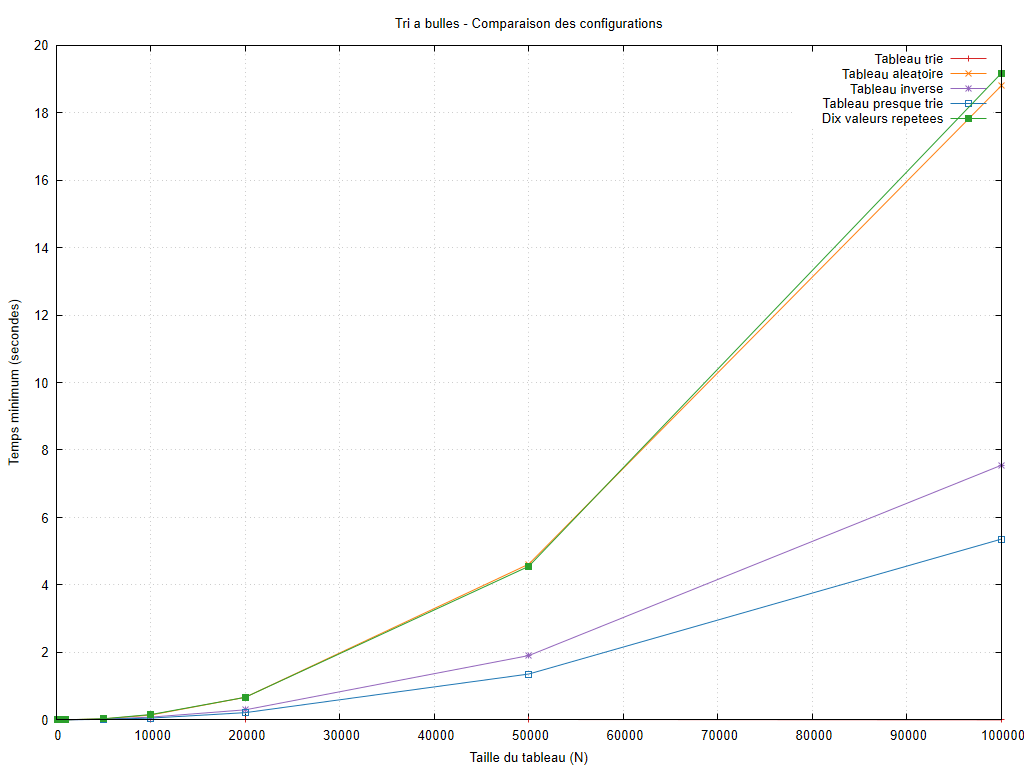

Recreate this plot in gnuplot.
set encoding utf8
set terminal pngcairo size 1024,768 font 'Arial,10'
set output 'graphiques/20261011_212626/cases/bubble_sort_cases.png'
set datafile missing 'non_mesure'
set title 'Tri a bulles - Comparaison des configurations'
set xlabel 'Taille du tableau (N)'
set ylabel 'Temps minimum (secondes)'
set grid
set yrange [0:*]
plot 'resultats/20261011_212626/cases/bubble_sort_cases.dat' using 1:2 title 'Tableau trie' with linespoints lc rgb '#d62728', 'resultats/20261011_212626/cases/bubble_sort_cases.dat' using 1:3 title 'Tableau aleatoire' with linespoints lc rgb '#ff7f0e', 'resultats/20261011_212626/cases/bubble_sort_cases.dat' using 1:4 title 'Tableau inverse' with linespoints lc rgb '#9467bd', 'resultats/20261011_212626/cases/bubble_sort_cases.dat' using 1:5 title 'Tableau presque trie' with linespoints lc rgb '#1f77b4', 'resultats/20261011_212626/cases/bubble_sort_cases.dat' using 1:6 title 'Dix valeurs repetees' with linespoints lc rgb '#2ca02c'
unset output
